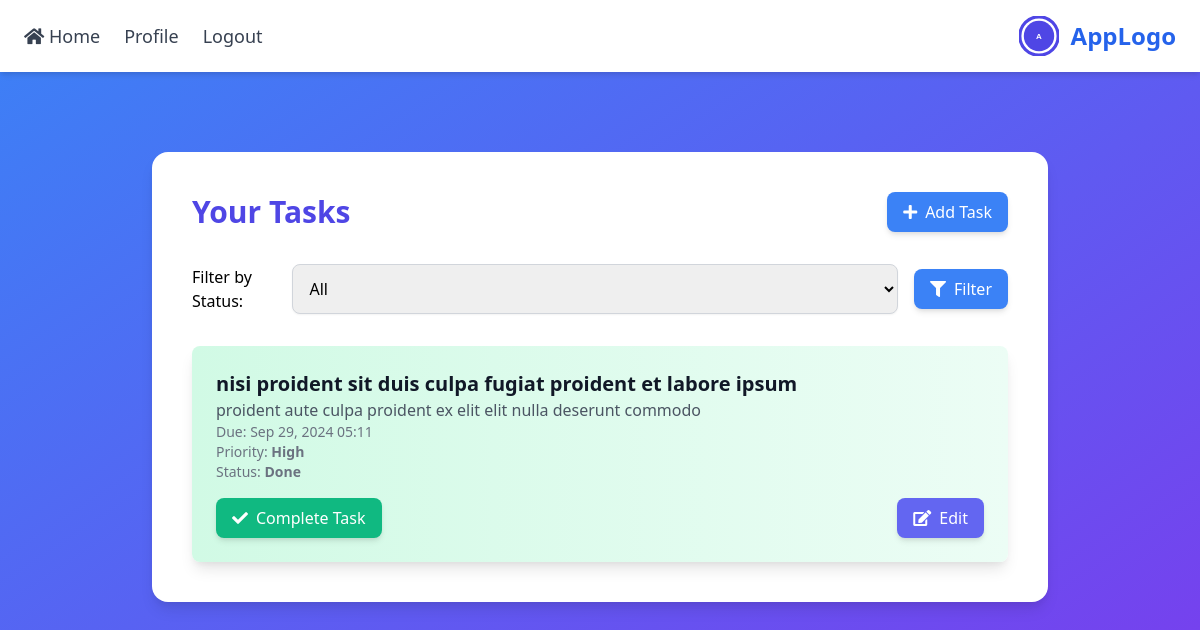
The page /taskmanager/tasks/ (signed in) on the database its author committed.
### task_management/models.py (models this page shows, shortened)
class Task(models.Model):
    PRIORITY_CHOICES = [
        ('L', 'Low'),
        ('M', 'Medium'),
        ('H', 'High'),
        ('C', 'Critical'),
    ]
    STATUS_CHOICES = [
        ('P', 'Pending'),
        ('IP', 'In Progress'),
        ('D', 'Done'),
    ]
    title = models.CharField(max_length=100)
    description = models.TextField(blank=True, null=True)
    due_date = models.DateTimeField(help_text="Deadline for the task")
    priority = models.CharField(max_length=1, choices=PRIORITY_CHOICES, default='M')
    category = models.ForeignKey(Category, on_delete=models.SET_NULL, null=True, blank=True)
    status = models.CharField(max_length=2, choices=STATUS_CHOICES, default='P')
    is_recurring = models.BooleanField(default=False, help_text="Does the task repeat?")
    recurring_frequency = models.CharField(max_length=20, blank=True, null=True, choices=[
        ('daily', 'Daily'),
        ('weekly', 'Weekly'),
        ('monthly', 'Monthly'),
    ])
    time_estimate = models.DurationField(help_text="Estimated time to complete the task", blank=True, null=True)
    user = models.ForeignKey(User, on_delete=models.CASCADE, related_name='tasks')
    dependencies = models.ManyToManyField('self', blank=True, symmetrical=False, related_name='dependent_tasks')
    completion_percentage = models.IntegerField(default=0)
    tags = models.CharField(max_length=100, blank=True, null=True, help_text="Comma-separated tags for filtering tasks")
    attachments = models.FileField(upload_to='task_files/', blank=True, null=True)
    notify_before = models.DurationField(default=timedelta(hours=1), help_text="Notify user before this time")
    created_at = models.DateTimeField(auto_now_add=True)
    updated_at = models.DateTimeField(auto_now=True)
    class Meta:
        ordering = ['due_date', 'priority']

### task_management/views.py (the view)
# urls.py: path('tasks/', views.task_list, name='task_list'),
@login_required
def task_list(request):
    filter_form = TaskFilterForm(request.GET)
    tasks = Task.objects.filter(user=request.user)
    if filter_form.is_valid() and filter_form.cleaned_data['status']:
        tasks = tasks.filter(status=filter_form.cleaned_data['status'])
    context = {
        'tasks': tasks,
        'filter_form': filter_form,
    }
    return render(request, 'task_management/task_list.html', context)

### task_management/forms.py
class TaskFilterForm(forms.Form):
    STATUS_CHOICES = [
        ('', 'All'),
        ('P', 'Pending'),
        ('IP', 'In Progress'),
        ('D', 'Done')
    ]
    status = forms.ChoiceField(
        choices=STATUS_CHOICES,
        required=False,
        label="Filter by Status",
        widget=forms.Select(attrs={
            'class': 'w-full p-3 border border-gray-300 rounded-lg shadow-sm focus:outline-none focus:ring-2 focus:ring-indigo-500 focus:border-indigo-500'
        })
    )

### task_management/templates/task_management/task_list.html
{% extends 'base.html' %}
{% block body %}
<div class="container mx-auto py-12">
    <div class="max-w-4xl mx-auto bg-white p-10 rounded-2xl shadow-lg">
        <div class="flex justify-between items-center mb-8">
            <h1 class="text-3xl font-extrabold text-indigo-600">Your Tasks</h1>
            <a href="{% url 'create_task' %}" class="bg-blue-500 text-white px-4 py-2 rounded-lg shadow-md hover:bg-blue-600 transition flex items-center space-x-2">
                <i class="fas fa-plus"></i>
                <span>Add Task</span>
            </a>
        </div>
        <form method="GET" class="mb-8">
            <div class="flex items-center space-x-4">
                {{ filter_form.status.label_tag }}
                {{ filter_form.status }}
                <button type="submit" class="bg-blue-500 text-white px-4 py-2 rounded-lg shadow-md hover:bg-blue-600 transition flex items-center space-x-2">
                    <i class="fas fa-filter"></i>
                    <span>Filter</span>
                </button>
            </div>
        </form>
        {% if tasks.exists %}
        <ul class="space-y-4">
            {% for task in tasks %}
            <li class="bg-gradient-to-r from-green-100 to-green-50 p-6 rounded-lg shadow-lg transition-transform transform hover:scale-105">
                <h2 class="text-xl font-semibold text-gray-900">{{ task.title }}</h2>
                <p class="text-gray-600">{{ task.description }}</p>
                <div class="text-sm text-gray-500">
                    <p>Due: {{ task.due_date|date:"M d, Y H:i" }}</p>
                    <p>Priority: <span class="font-bold">{{ task.get_priority_display }}</span></p>
                    <p>Status: <span class="font-bold">{{ task.get_status_display }}</span></p>
                </div>
                <div class="mt-4 flex justify-between">
                    <a href="{% url 'complete_task' task.id %}" class="bg-green-500 text-white px-4 py-2 rounded-lg shadow-md hover:bg-green-600 transition flex items-center space-x-2">
                        <i class="fas fa-check"></i>
                        <span>Complete Task</span>
                    </a>
                    <a href="{% url 'edit_task' task.id %}" class="bg-indigo-500 text-white px-4 py-2 rounded-lg shadow-md hover:bg-indigo-600 transition flex items-center space-x-2">
                        <i class="fas fa-edit"></i>
                        <span>Edit</span>
                    </a>
                </div>
            </li>
            {% endfor %}
        </ul>
        {% else %}
        <p class="text-gray-500 text-center">No tasks available. <a href="{% url 'create_task' %}" class="text-indigo-500 hover:underline">Create one now!</a></p>
        {% endif %}
    </div>
</div>
{% endblock %}

### rows shown on the page
Task: title "nisi proident sit duis culpa fugiat proident et labore ipsum", description "proident aute culpa proident ex elit elit nulla deserunt commodo", due_date "Sep 29, 2024 05:11", priority "High", status "Done"

### other values the page prints
{{ filter_form.status.label_tag }} "Filter by Status:"
